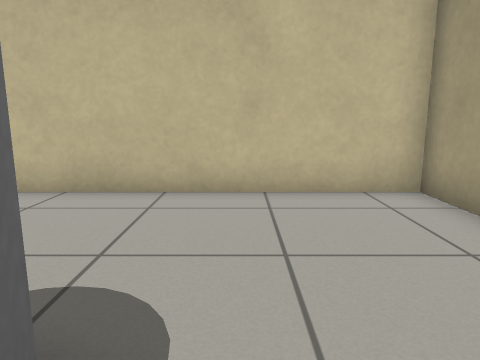
[1] (above)

22 first-person views from a walk through a robot-simulator world made for Gazebo. The camera is 0.72 m above the floor, tilts 10° down and sees 70° across. The floor is counted in squares, 0.5 m on a side. Each view is taken from the middle of a square. On the plan, view 1 faces up. The plan holds only what a view shows up to about 15 squares ahead; the rest is blank.

[2]
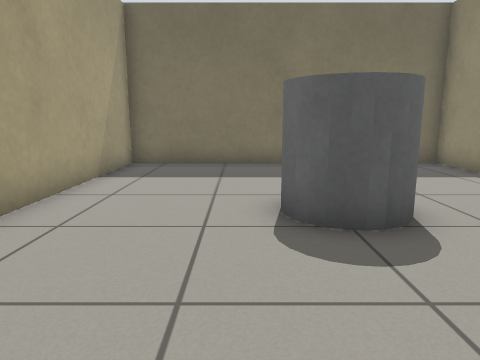

[3]
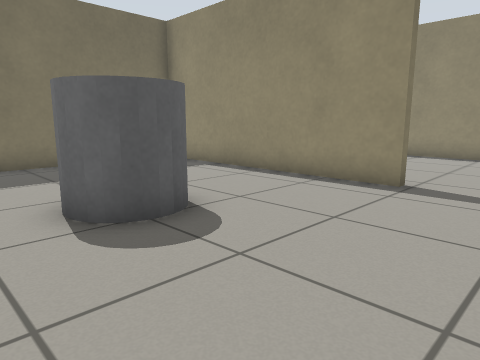

[4]
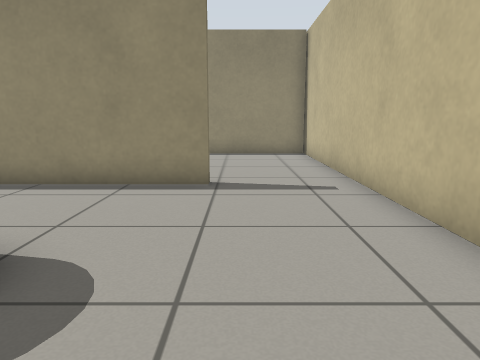

[5]
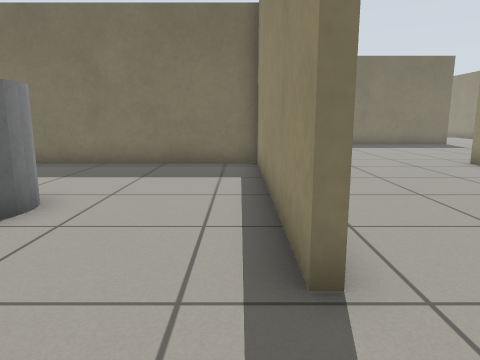

[6]
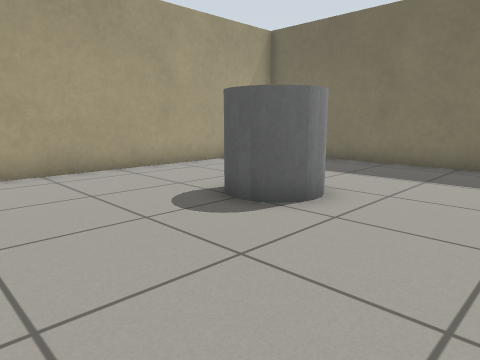

[7]
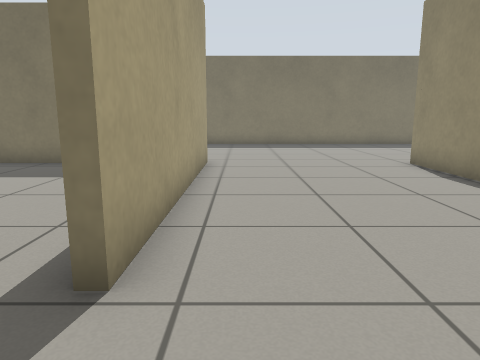

[8]
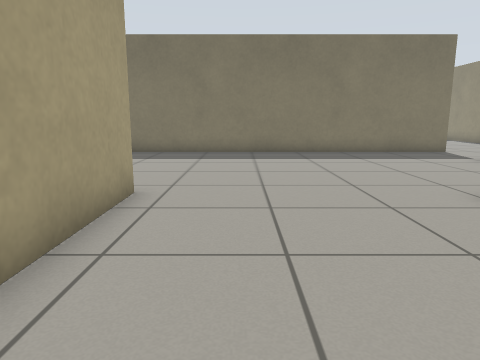

[9]
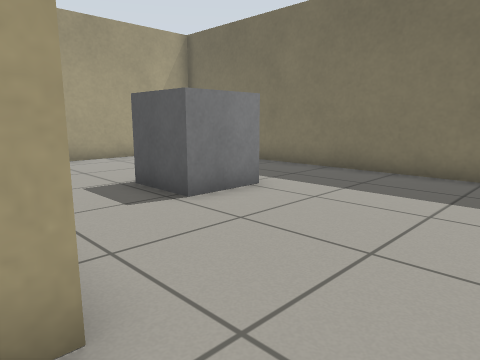

[10]
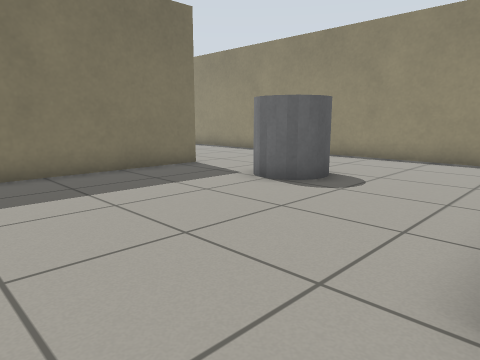

[11]
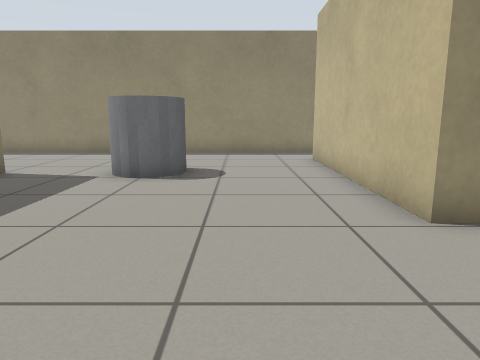

[12]
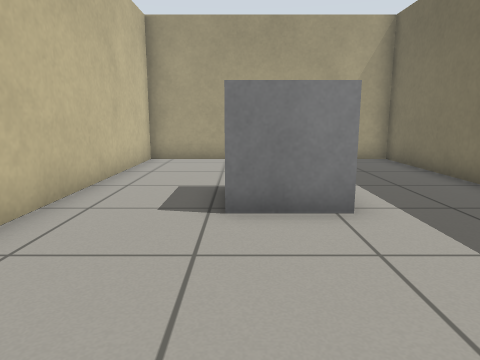

[13]
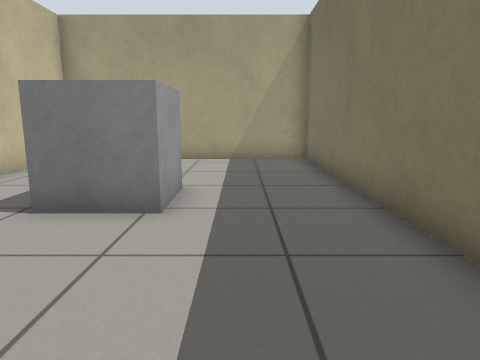

[14]
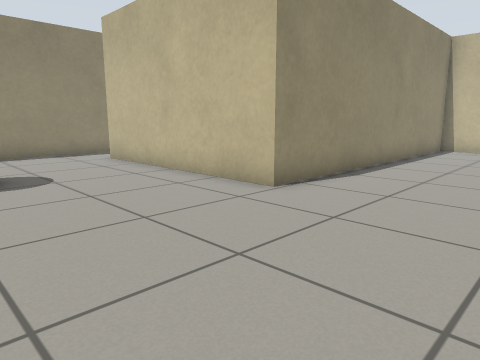

[15]
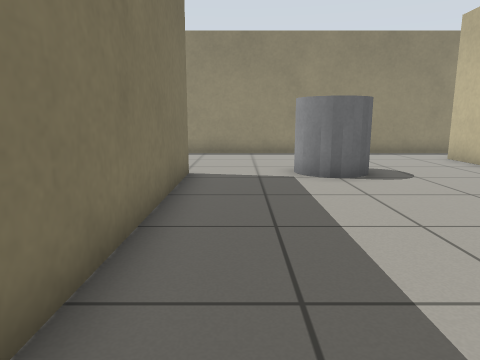

[16]
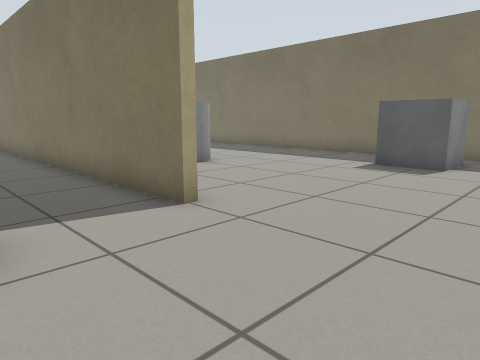

[17]
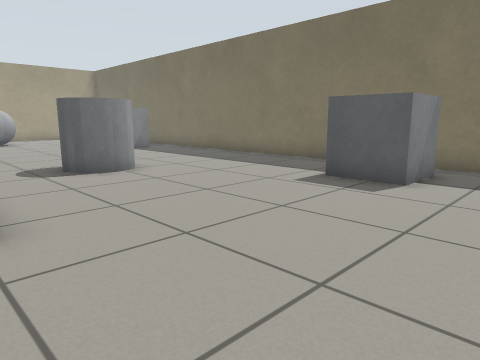

[18]
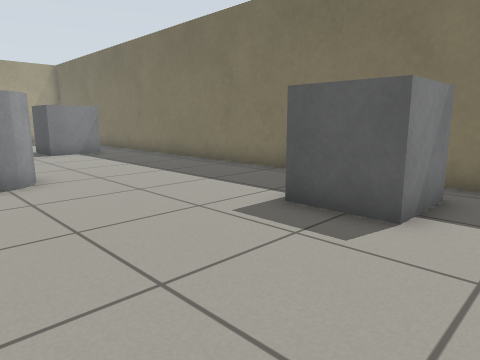

[19]
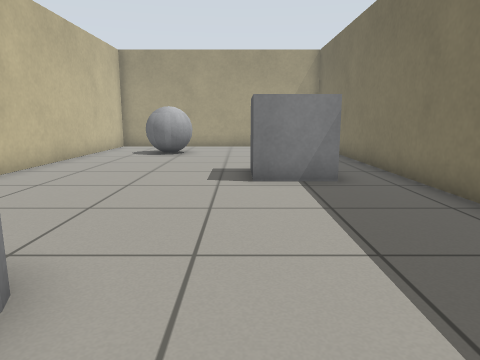

[20]
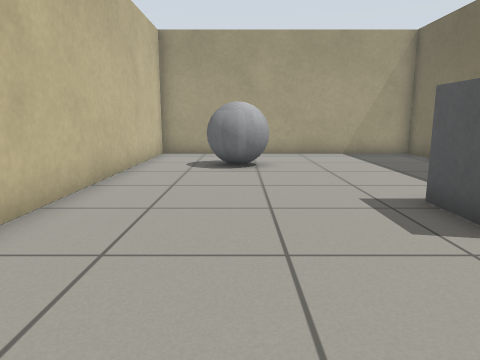

[21]
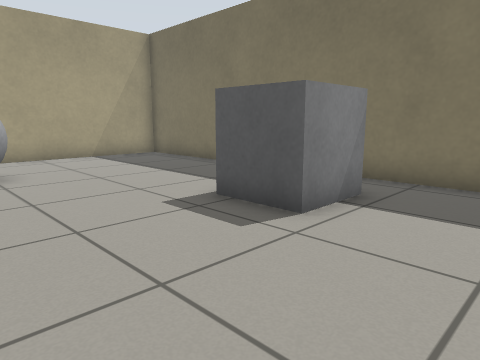

[22]
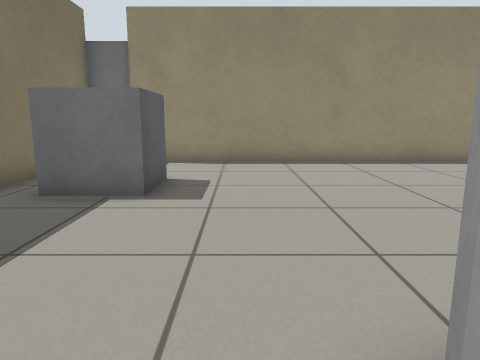

### Floor plan
Points are (right, up) in squares from view 1. A wall is a line through its corners. A room is listed if a view was taken in it or the views show most of it. See-through windows are left out.
Room 1 (views 1, 2, 3, 4, 5, 6)
walls: (-6.9, 3.3) (-6.6, 3.3) (-6.6, -5.4) (3.6, -5.4) (3.6, 6.7) (-7.6, 6.7)
ways out: opening at (-7, 5) to room 2
objects: grey cylinder (-2, 0) to (-1, 1)
Room 2 (views 7, 8, 9, 10, 11, 12, 13, 14, 15, 16)
walls: (-6.9, -5.7) (-6.9, 3.3); (-18.4, -14.4) (3.6, -14.4) (3.6, -5.7) (-4.5, -5.7); (-7.6, 6.7) (-14, 6.7); (-23.8, -4) (-23.8, -13.5); (-13.6, 6.8) (-13.6, -5.3) (-21.8, -5.3)
ways out: opening at (-7, 5) to room 1; opening at (-21, -14) to room 3; opening at (-22.5, -5)
objects: grey cylinder (-19, -11) to (-18, -10); grey box (-4, -11) to (-2, -9)
Room 3 (views 17, 18, 19, 20, 21, 22)
walls: (-23.8, -13.5) (-23.8, -23.5); (-23.5, -25.2) (3.6, -25.2) (3.6, -14.7) (-6.5, -14.7)
ways out: opening at (-21, -14) to room 2
objects: door leaf (-24, -25) to (-24, -24); grey box (-20, -24) to (-19, -22); grey cylinder (-14, -19) to (-12, -17); grey box (-7, -23) to (-5, -22); grey ball (-1, -19) to (0, -17)

Positions as (right, up) in squares from view 1, and headings:
1: (0, 0), facing up
2: (0, 6), facing down
3: (1, 6), facing down-left
4: (1, 4), facing left
5: (-6, 6), facing down
6: (-6, 6), facing down-right
7: (-8, 6), facing down
8: (-9, 1), facing down
9: (-9, -5), facing down-right
10: (-11, -5), facing down-left
11: (-9, -8), facing left
12: (-9, -9), facing right
13: (-9, -12), facing right
14: (-9, -11), facing up-left
15: (-9, -13), facing left
16: (-23, -11), facing down-right
17: (-23, -14), facing down-right
18: (-22, -17), facing down-right
19: (-15, -21), facing right
20: (-11, -18), facing right
21: (-10, -17), facing down-right
22: (-12, -20), facing left
